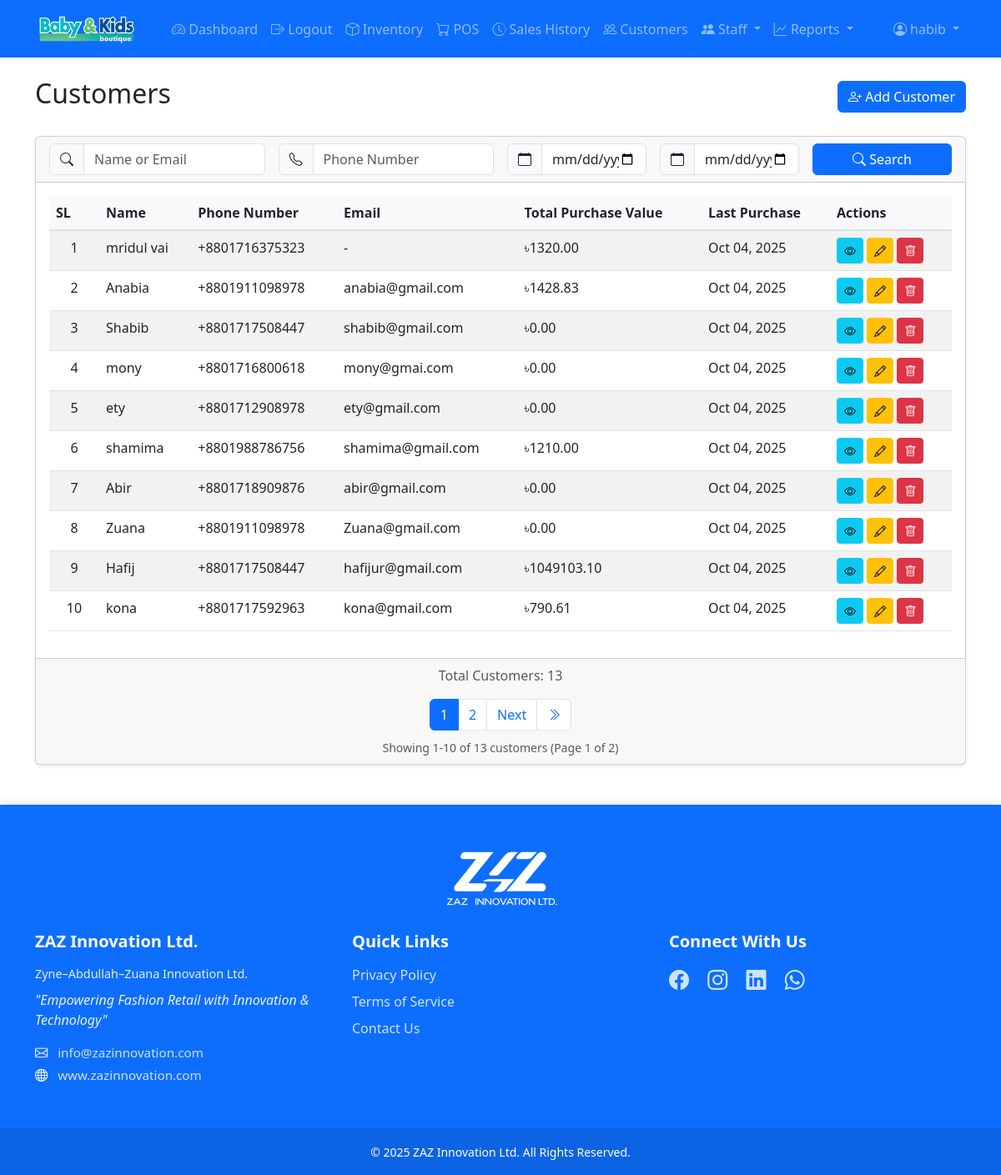
Screenshot of /accounts/customers/ (signed in) with the database file from the repository.
### accounts/models.py (models this page shows, shortened)
class Customer(models.Model):
    name = models.CharField(max_length=100)
    email = models.EmailField(blank=True, null=True)
    phone_number = models.CharField(max_length=14, blank=True, null=True,
                                  help_text="")
    total_purchase_value = models.DecimalField(
        max_digits=12,
        decimal_places=2,
        default=0,
        validators=[MinValueValidator(0)]
    )
    created_at = models.DateTimeField(auto_now_add=True)
    updated_at = models.DateTimeField(auto_now=True)

### sales/models.py (models this page shows, shortened)
class Order(models.Model):
    ORDER_STATUS_CHOICES = [
        ('pending', 'Pending'),
        ('completed', 'Completed'),
        ('cancelled', 'Cancelled'),
    ]
    customer = models.ForeignKey('accounts.Customer', null=True, on_delete=models.PROTECT)
    salesperson = models.ForeignKey(User, on_delete=models.PROTECT)
    shop_assistant = models.ForeignKey(
        'accounts.ShopAssistant',
        null=True,
        blank=True,
        on_delete=models.SET_NULL,
        help_text="Shop assistant who helped with this sale"
    )
    order_date = models.DateTimeField(auto_now_add=True)
    subtotal = models.DecimalField(max_digits=10, decimal_places=2, validators=[MinValueValidator(0)], default=0)
    tax = models.DecimalField(max_digits=10, decimal_places=2, validators=[MinValueValidator(0)], default=0)
    total = models.DecimalField(max_digits=10, decimal_places=2, validators=[MinValueValidator(0)], default=0)
    status = models.CharField(max_length=20, choices=ORDER_STATUS_CHOICES, default='pending')

### accounts/views.py (the view)
# urls.py: path('customers/', views.CustomerListView.as_view(), name='customer-list'),
class CustomerListView(LoginRequiredMixin, ListView):
    model = Customer
    template_name = 'accounts/customer_list.html'
    context_object_name = 'customers'
    paginate_by = 10
    def get_queryset(self):
        queryset = super().get_queryset().select_related()
        search_query = self.request.GET.get('search', '').strip()
        phone_query = self.request.GET.get('phone', '').strip()
        date_from = self.request.GET.get('date_from', '').strip()
        date_to = self.request.GET.get('date_to', '').strip()
        if search_query:
            queryset = queryset.filter(
                Q(name__icontains=search_query) |
                Q(email__icontains=search_query)
            )
        if phone_query:
            phone_cleaned = ''.join(filter(str.isdigit, phone_query))
            queryset = queryset.filter(phone_number__icontains=phone_cleaned)
        try:
            orders_query = Q()
            if date_from:
                date_from = datetime.strptime(date_from, '%Y-%m-%d')
                orders_query &= Q(order__order_date__gte=date_from)
            if date_to:
                date_to = datetime.strptime(date_to + ' 23:59:59', '%Y-%m-%d %H:%M:%S')
                orders_query &= Q(order__order_date__lte=date_to)
            if date_from or date_to:
                queryset = queryset.filter(orders_query).distinct()
        except ValueError:
            pass
        return queryset.order_by('-updated_at')

### templates/accounts/customer_list.html (shortened to what this page needs)
{% extends 'base.html' %}
{% block content %}
<div class="d-flex justify-content-between align-items-center mb-4">
    <h2>Customers</h2>
    <a href="{% url 'accounts:customer-add' %}" class="btn btn-primary">
        <i class="bi bi-person-plus"></i> Add Customer
    </a>
</div>
<div class="card">
    <div class="card-header">
        <form method="get" class="row g-3">
            <div class="col-md-3">
                <div class="input-group">
                    <span class="input-group-text">
                        <i class="bi bi-search"></i>
                    </span>
                    <input type="text" name="search" class="form-control"
                           placeholder="Name or Email"
                           value="{{ request.GET.search }}">
                </div>
            </div>
            <div class="col-md-3">
                <div class="input-group">
                    <span class="input-group-text">
                        <i class="bi bi-telephone"></i>
                    </span>
                    <input type="text" name="phone" class="form-control"
                           placeholder="Phone Number"
                           value="{{ request.GET.phone }}">
                </div>
            </div>
            <div class="col-md-2">
                <div class="input-group">
                    <span class="input-group-text">
                        <i class="bi bi-calendar"></i>
                    </span>
                    <input type="date" name="date_from" class="form-control"
                           placeholder="From Date"
                           value="{{ request.GET.date_from }}">
                </div>
            </div>
            <div class="col-md-2">
                <div class="input-group">
                    <span class="input-group-text">
                        <i class="bi bi-calendar"></i>
                    </span>
                    <input type="date" name="date_to" class="form-control"
                           placeholder="To Date"
                           value="{{ request.GET.date_to }}">
                </div>
            </div>
            <div class="col-md-2">
                <div class="d-grid gap-2">
                    <button type="submit" class="btn btn-primary">
                        <i class="bi bi-search"></i> Search
                    </button>
                </div>
            </div>
        </form>
    </div>
    <div class="card-body">
        <div class="table-responsive">
            <table class="table table-striped">
                <thead>
                    <tr>
                        <th style="width: 60px;">SL</th>
                        <th>Name</th>
                        <th>Phone Number</th>
                        <th>Email</th>
                        <th>Total Purchase Value</th>
                        <th>Last Purchase</th>
                        <th>Actions</th>
                    </tr>
                </thead>
                <tbody>
                    {% for customer in customers %}
                    <tr>
                        <td class="text-center">{{ page_obj.start_index|add:forloop.counter0 }}</td>
                        <td>{{ customer.name }}</td>
                        <td>{{ customer.phone_number|default:"-" }}</td>
                        <td>{{ customer.email|default:"-" }}</td>
                        <td>৳{{ customer.total_purchase_value|floatformat:2 }}</td>
                        <td>
                            {% with last_order=customer.order_set.last %}
                                {% if last_order %}
                                    {{ last_order.order_date|date:"M d, Y" }}
                                {% else %}
                                    -
                                {% endif %}
                            {% endwith %}
                        </td>
                        <td>
                            <a href="{% url 'accounts:customer-detail' customer.pk %}" class="btn btn-sm btn-info">
                                <i class="bi bi-eye"></i>
                            </a>
                            <a href="{% url 'accounts:customer-edit' customer.pk %}" class="btn btn-sm btn-warning">
                                <i class="bi bi-pencil"></i>
                            </a>
                            <button type="button" class="btn btn-sm btn-danger"
                                    onclick="confirmDelete('{{ customer.pk }}')">
                                <i class="bi bi-trash"></i>
                            </button>
                        </td>
                    </tr>
                    {% empty %}
                    <tr>
                        <td colspan="6" class="text-center">No customers found.</td>
                    </tr>
                    {% endfor %}
                </tbody>
            </table>
        </div>
    </div>
    {% if is_paginated %}
    <div class="card-footer">
        <div class="text-center text-muted mb-3">
            Total Customers: {{ page_obj.paginator.count }}
        </div>
        <nav>
            <ul class="pagination justify-content-center mb-2">
                {% for num in page_obj.paginator.page_range %}
                    {% if page_obj.number == num %}
                    <li class="page-item active">
                        <span class="page-link">{{ num }}</span>
                    </li>
                    {% elif num > page_obj.number|add:'-3' and num < page_obj.number|add:'3' %}
                    <li class="page-item">
                        <a class="page-link" href="?page={{ num }}{% if request.GET.search %}&search={{ request.GET.search }}{% endif %}">
                            {{ num }}
                        </a>
                    </li>
                    {% endif %}
                {% endfor %}
                {% if page_obj.has_next %}
                <li class="page-item">
                    <a class="page-link" href="?page={{ page_obj.next_page_number }}">
                        Next
                    </a>
                </li>
                <li class="page-item">
                    <a class="page-link" href="?page={{ page_obj.paginator.num_pages }}">
                        <i class="bi bi-chevron-double-right"></i>
                    </a>
                </li>
                {% endif %}
            </ul>
        </nav>
        <div class="text-center text-muted mt-2">
            <small>
                Showing {{ page_obj.start_index }}-{{ page_obj.end_index }} of {{ page_obj.paginator.count }} customers
                (Page {{ page_obj.number }} of {{ page_obj.paginator.num_pages }})
            </small>
        </div>
    </div>
    {% endif %}
</div>
{% endblock %}

### templates/base.html (shortened to what this page needs)
<!DOCTYPE html>
<html lang="en">
<head>
    <link href="https://cdn.jsdelivr.net/npm/bootstrap@5.3.0/dist/css/bootstrap.min.css" rel="stylesheet">
    <link href="https://cdn.jsdelivr.net/npm/bootstrap-icons@1.7.2/font/bootstrap-icons.css" rel="stylesheet">
    {% load static %}
    <link rel="stylesheet" href="{% static 'css/main.css' %}?v=1.1">
</head>
<body>
    <nav class="navbar navbar-expand-lg navbar-dark bg-primary">
        <div class="container">
            <a class="navbar-brand" href="{% url 'dashboard:dashboard' %}">
                <img src="{% static 'images/logo.png' %}" alt="Kids Store" height="40">
            </a>
            <div class="collapse navbar-collapse" id="navbarNav">
                {% if user.is_authenticated %}
                <ul class="navbar-nav me-auto">
                    <li class="nav-item">
                        <a class="nav-link" href="{% url 'dashboard:dashboard' %}">
                            <i class="bi bi-speedometer2"></i> Dashboard
                        </a>
                    </li>
                    <li class="nav-item">
                        <form method="post" action="{% url 'logout' %}" class="d-inline">
                            <button type="submit" class="nav-link border-0 bg-transparent">
                                <i class="bi bi-box-arrow-right"></i> Logout
                            </button>
                        </form>
                    </li>
                    <li class="nav-item">
                        <a class="nav-link" href="{% url 'inventory:product-list' %}">
                            <i class="bi bi-box"></i> Inventory
                        </a>
                    </li>
                    <li class="nav-item">
                        <a class="nav-link" href="{% url 'sales:pos' %}">
                            <i class="bi bi-cart"></i> POS
                        </a>
                    </li>
                    <li class="nav-item">
                        <a class="nav-link" href="{% url 'sales:sale-list' %}">
                            <i class="bi bi-clock-history"></i> Sales History
                        </a>
                    </li>
                    <li class="nav-item">
                        <a class="nav-link" href="{% url 'accounts:customer-list' %}">
                            <i class="bi bi-people"></i> Customers
                        </a>
                    </li>
                    {% if user.is_staff %}
                    <li class="nav-item dropdown">
                        <a class="nav-link dropdown-toggle" href="#" role="button" data-bs-toggle="dropdown">
                            <i class="bi bi-people-fill"></i> Staff
                        </a>
                    </li>
                    {% endif %}
                    {% if user.is_staff %}
                    <li class="nav-item dropdown">
                        <a class="nav-link dropdown-toggle" href="#" role="button" data-bs-toggle="dropdown">
                            <i class="bi bi-graph-up"></i> Reports
                        </a>
                    </li>
                    {% endif %}
                </ul>
                <ul class="navbar-nav">
                    <li class="nav-item dropdown">
                        <a class="nav-link dropdown-toggle" href="#" role="button" data-bs-toggle="dropdown">
                            <i class="bi bi-person-circle"></i> {{ user.username }}
                        </a>
                    </li>
                </ul>
                {% endif %}
            </div>
        </div>
    </nav>
    <div class="container mt-4">
        {% block content %}{% endblock %}
    </div>
    <footer class="footer bg-primary text-white mt-5">
        <div class="container py-5">
            <div class="footer-logo text-center mb-4">
                <img src="{% static 'images/logo-zaz.png' %}" alt="ZAZ Innovation Ltd." class="footer-brand-logo">
            </div>
            <div class="row">
                <div class="col-lg-4 mb-4 mb-lg-0">
                    <h5 class="mb-3">ZAZ Innovation Ltd.</h5>
                    <p class="company-full-name mb-2">Zyne–Abdullah–Zuana Innovation Ltd.</p>
                    <p class="tagline mb-3">"Empowering Fashion Retail with Innovation & Technology"</p>
                    <div class="contact-info">
                        <p class="mb-1"><i class="bi bi-envelope"></i> <a href="mailto:info@zazinnovation.com">info@zazinnovation.com</a></p>
                        <p class="mb-1"><i class="bi bi-globe"></i> <a href="https://www.zazinnovation.com" target="_blank">www.zazinnovation.com</a></p>
                    </div>
                </div>
                <div class="col-lg-4 mb-4 mb-lg-0">
                    <h5 class="mb-3">Quick Links</h5>
                    <ul class="list-unstyled">
                        <li class="mb-2"><a href="#">Privacy Policy</a></li>
                        <li class="mb-2"><a href="#">Terms of Service</a></li>
                        <li class="mb-2"><a href="#">Contact Us</a></li>
                    </ul>
                </div>
                <div class="col-lg-4">
                    <h5 class="mb-3">Connect With Us</h5>
                    <div class="social-icons">
                        <a href="#" class="me-3" title="Facebook"><i class="bi bi-facebook"></i></a>
                        <a href="#" class="me-3" title="Instagram"><i class="bi bi-instagram"></i></a>
                        <a href="#" class="me-3" title="LinkedIn"><i class="bi bi-linkedin"></i></a>
                        <a href="#" class="me-3" title="WhatsApp"><i class="bi bi-whatsapp"></i></a>
                    </div>
                </div>
            </div>
        </div>
        <div class="copyright-bar py-3">
            <div class="container text-center">
                <small>© 2025 ZAZ Innovation Ltd. All Rights Reserved.</small>
            </div>
        </div>
    </footer>
</body>
</html>

### rows the page displays
Customer: start_index|add "1", name "mridul vai", phone_number "+8801716375323", email "-", total_purchase_value "1320.00", order_set.last.order_date "Oct 04, 2025"
Customer: start_index|add "2", name "Anabia", phone_number "+8801911098978", email "anabia@gmail.com", total_purchase_value "1428.83", order_set.last.order_date "Oct 04, 2025"
Customer: start_index|add "3", name "Shabib", phone_number "+8801717508447", email "shabib@gmail.com", total_purchase_value "0.00", order_set.last.order_date "Oct 04, 2025"
Customer: start_index|add "4", name "mony", phone_number "+8801716800618", email "mony@gmai.com", total_purchase_value "0.00", order_set.last.order_date "Oct 04, 2025"
Customer: start_index|add "5", name "ety", phone_number "+8801712908978", email "ety@gmail.com", total_purchase_value "0.00", order_set.last.order_date "Oct 04, 2025"
Customer: start_index|add "6", name "shamima", phone_number "+8801988786756", email "shamima@gmail.com", total_purchase_value "1210.00", order_set.last.order_date "Oct 04, 2025"
Customer: start_index|add "7", name "Abir", phone_number "+8801718909876", email "abir@gmail.com", total_purchase_value "0.00", order_set.last.order_date "Oct 04, 2025"
Customer: start_index|add "8", name "Zuana", phone_number "+8801911098978", email "Zuana@gmail.com", total_purchase_value "0.00", order_set.last.order_date "Oct 04, 2025"
Customer: start_index|add "9", name "Hafij", phone_number "+8801717508447", email "hafijur@gmail.com", total_purchase_value "1049103.10", order_set.last.order_date "Oct 04, 2025"
Customer: start_index|add "10", name "kona", phone_number "+8801717592963", email "kona@gmail.com", total_purchase_value "790.61", order_set.last.order_date "Oct 04, 2025"

### other values shown
{{ user.username }} "habib"
{{ page_obj.paginator.count }} "13"
{{ num }} "1"
{{ num }} "2"
{{ page_obj.start_index }} "1"
{{ page_obj.end_index }} "10"
{{ page_obj.number }} "1"
{{ page_obj.paginator.num_pages }} "2"
